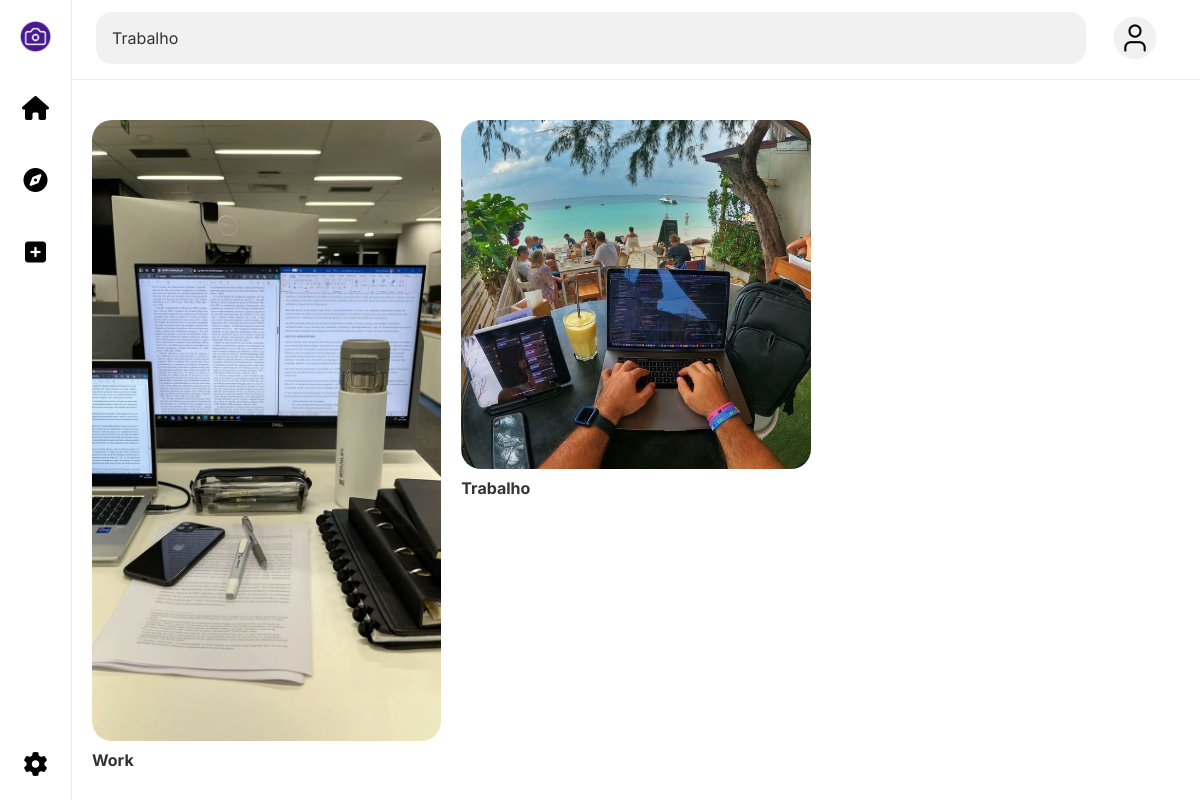
/?search=Trabalho, run on the app's committed database.
### hub/models.py (models this page shows, shortened)
class Cliente(models.Model):
    imagem = models.ImageField(upload_to='imagens/', max_length=500, default='0', blank=True)
    titulo = models.CharField(max_length=255)
    descricao = models.TextField(blank=True)
    tags = models.ManyToManyField(Tag)
    data_criacao = models.DateTimeField(default=timezone.now)

### hub/views.py (the view)
# urls.py: path("", views.hub, name='hub'),
def hub(request):
    list_clientes = Cliente.objects.order_by('-data_criacao')
    myFilter = ClienteFilter(request.GET, queryset=list_clientes)
    list_clientes = myFilter.qs
    return render(request, "hub/hub.html", {'clientes': list_clientes, 'myFilter': myFilter})

### hub/filters.py (called while the page is built)
    def filter_global(self, queryset, name, value):
        return queryset.filter(
            Q(titulo__icontains=value) |
            Q(tags__nome__icontains=value)  # Busca pelo nome da tag associada
        ).distinct()  # Evita resultados duplicados devido ao ManyToMany

### hub/templates/hub/hub.html (shortened to what this page needs)
{% extends 'base.html' %}
{% load widget_tweaks %}
{% block content %}
<div class="hub">
  {% for hub in clientes %}
  <div class="photo">
    <div class="img">
        <img src="{{ hub.imagem.url }}" alt="{{ hub.titulo }}" onclick="openModal('{{ hub.imagem.url }}')">
    </div>
    <div class="title">
        <p>{{ hub.titulo }}</p>
    </div>
</div>
  {% endfor %}
</div>
{% endblock %}

### data on the page
Cliente: imagem (picture), titulo "Work"
Cliente: imagem (picture), titulo "Trabalho"
